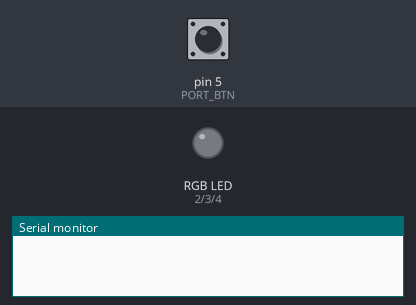
Simulated run of this sketch. Board: Arduino Uno, built with avr-gcc and run on an emulated ATmega328P. Parts: an RGB LED mixed from three pins (HIGH = lit), the last lines printed to the serial monitor. Dashed ring = blinking. Inputs (shaded band) come from the test bench; at power-on: pin 5 (PORT_BTN) HIGH.

Above: at 1.2 s.
1.3 s: pin 5 (PORT_BTN) pulled LOW for 1 s
At 1.45 s:
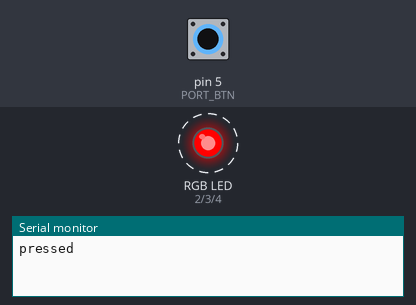
4.3 s: pin 5 (PORT_BTN) pulled LOW for 3.2 s
At 8.8 s:
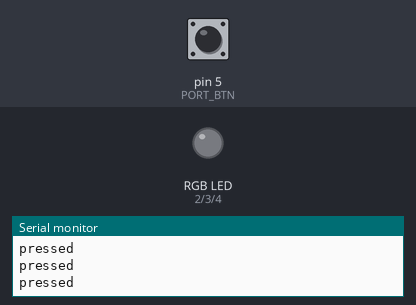
Timing chart, 0 to 10.3 s (numbered marks = the images above; inputs shaded):
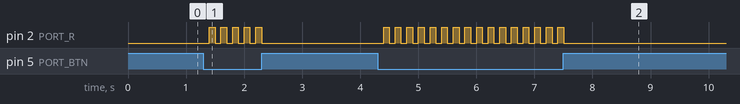

The sketch:

TestAruino.ino
```cpp
/* Push button으로 3색 LED 제어
1. 처음에는 LED가 모두 off
2. 버튼 누르면 R on
3. 그 다음 버튼 누르면 G on, R off
4. 그 다음 버튼 누르면 B on, G off
5. 그 다음 버튼 누르면 RGB on
6. 그 다음 버튼 누르면 RGB off
 */

#define PORT_R (2)
#define PORT_G (3)
#define PORT_B (4)
#define PORT_BTN (5)  // push button의 port 번호

int nState = 0;  // 전역 변수로 버튼이 눌린 회수를 저장

void initLed() {
  // digital port를 출력(output)으로 사용하는 모드(mode)로 선택
  pinMode(PORT_R, OUTPUT);
  pinMode(PORT_G, OUTPUT);
  pinMode(PORT_B, OUTPUT);
}

void turnLed(int nPort, bool bOn) {
  if (bOn) digitalWrite(nPort, HIGH);
  else digitalWrite(nPort, LOW);
}

void turnRgb(bool bRed, bool bGreen, bool bBlue) {
  turnLed(PORT_R, bRed);
  turnLed(PORT_G, bGreen);
  turnLed(PORT_B, bBlue);
}

// 버튼 누르면 true를 return
bool getButton() {
  int nInput = digitalRead(PORT_BTN);
  delay(100);                      // 100 msec 지연
  if (nInput == LOW) return true;  // 버튼 누름
  else return false;               // 버튼 누르지 않음
}

void setup() {
  // put your setup code here, to run once:
  initLed();
  // digital port에 출력을 LOW(접지, 0V)로 쓰기
  turnRgb(false, false, false);
  // digital port를 입력으로 사용: PULLUP은 전압을 보드의 내부 전원으로 만든 5V로 올리기
  pinMode(PORT_BTN, INPUT_PULLUP);
  // Serial port 초기화(시작하기)
  Serial.begin(9600);  // 속도 9600 bps로 시작하기
}

void loop() {
  // digital port에서 입력을 읽기: 평상시 5V, 버튼 누르면 0V가 입력됨
  bool bPress = getButton();
  if (bPress) {
    Serial.println("pressed");
    nState++;
    if (nState == 1) turnRgb(true, false, false); // R on
    else { // 모든 기능 초기화
      nState = 0;
      turnRgb(false, false, false);
    }
  }
}
```

Measured:
- after the input at 1.3 s, pin 2 (PORT_R): alternates HIGH for 0.10 s and LOW for 0.10 s, 10 changes in all, then stays LOW, starting after 0.10 s
- after the input at 4.3 s, pin 2 (PORT_R): alternates HIGH for 0.10 s and LOW for 0.10 s, 32 changes in all, then stays LOW, starting after 0.10 s
